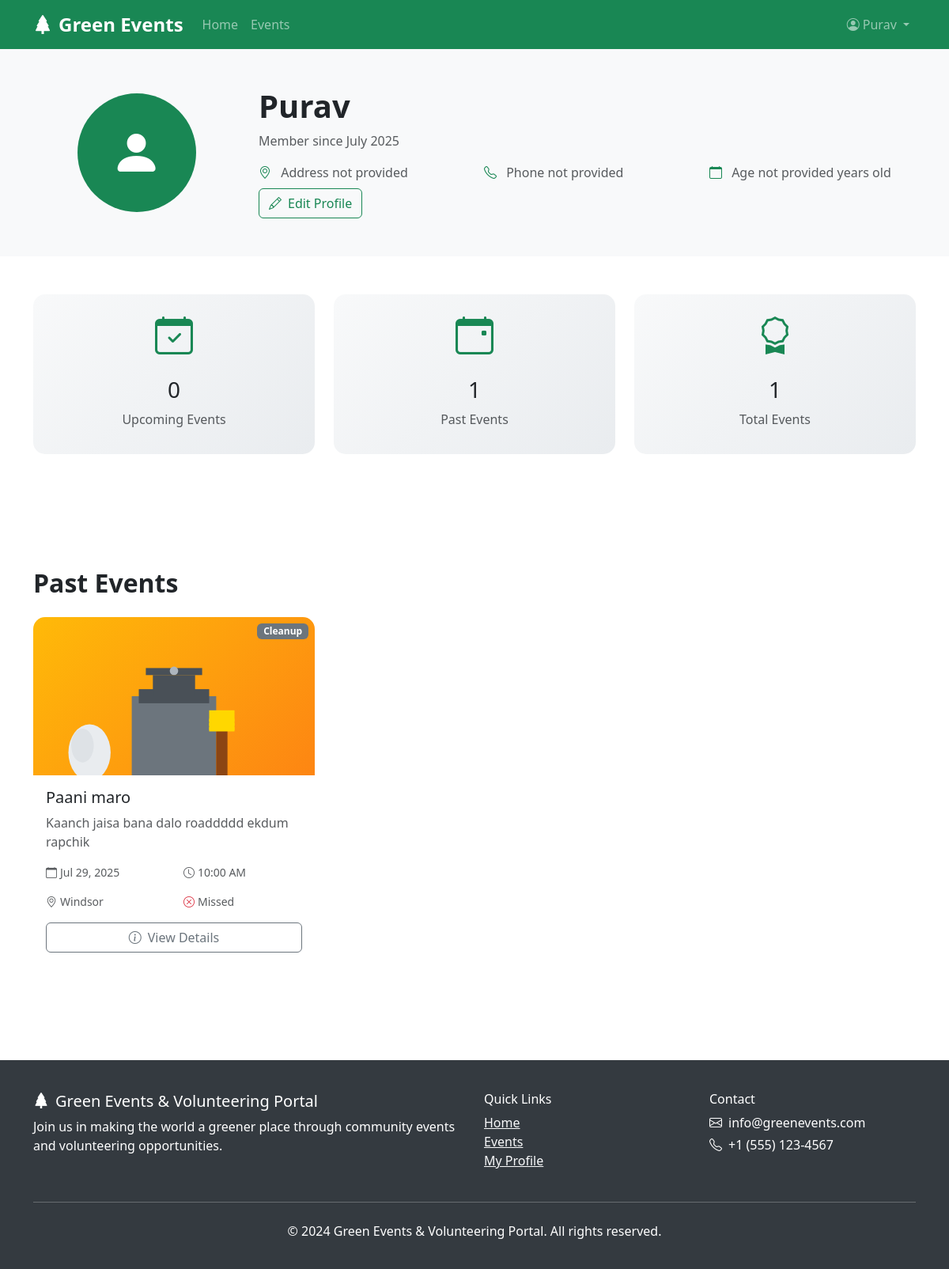
The page /profile/ (signed in) on the database as committed earlier.
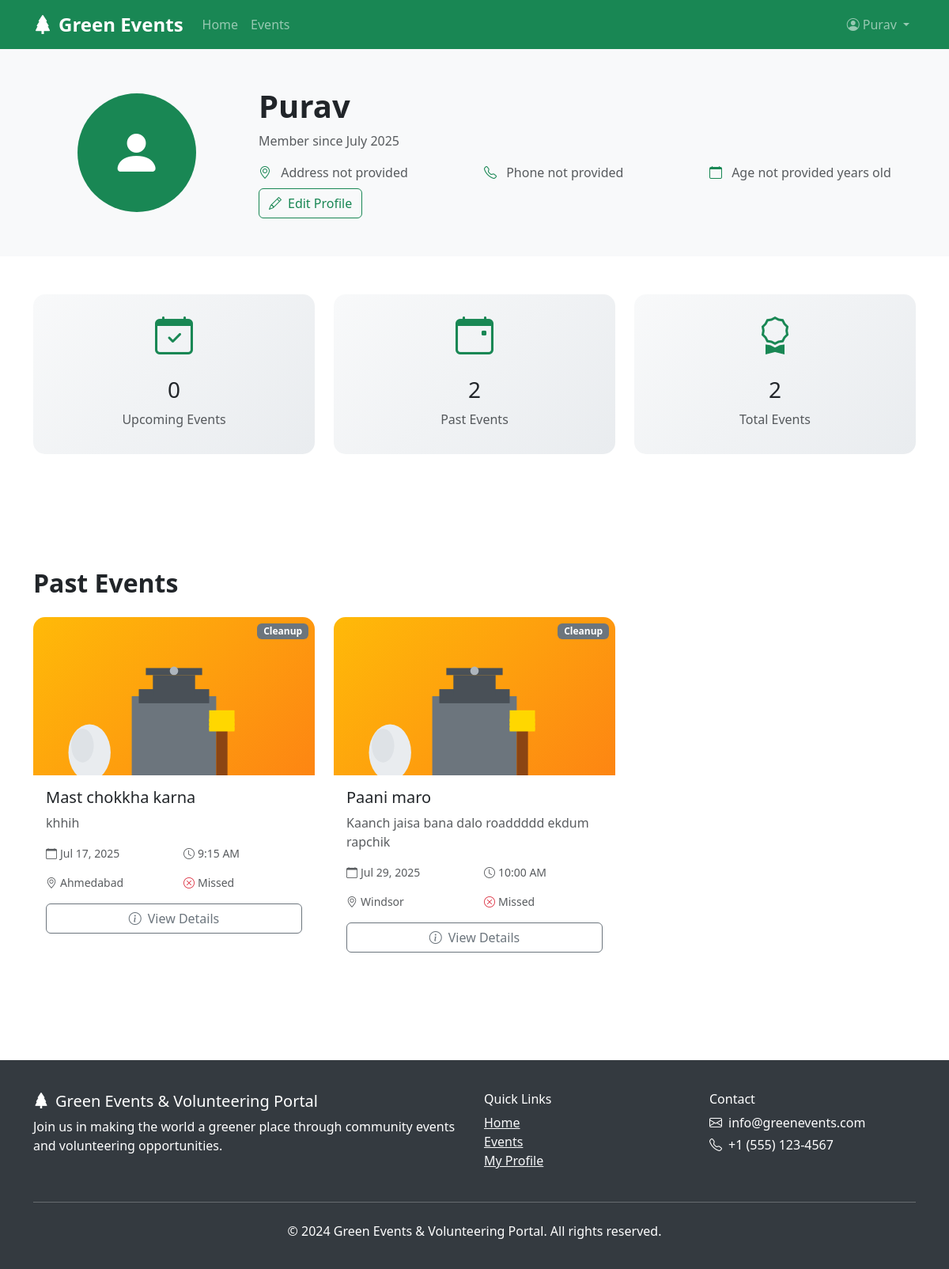
The same page on the database as committed later.
### GreenTech/models.py (models this page shows, shortened)
class EventRegistration(models.Model):
    event = models.ForeignKey(Event, on_delete=models.CASCADE)
    user = models.ForeignKey(User, on_delete=models.CASCADE)
    registered_at = models.DateTimeField(auto_now_add=True)
    attended = models.BooleanField(default=False)
    class Meta:
        unique_together = ['event', 'user']

class Event(models.Model):
    EVENT_TYPES = [
        ('tree_planting', 'Tree Planting'),
        ('cleanup', 'Cleanup'),
        ('recycling', 'Recycling'),
        ('education', 'Environmental Education'),
        ('conservation', 'Wildlife Conservation'),
        ('other', 'Other'),
    ]
    title = models.CharField(max_length=200)
    description = models.TextField()
    event_type = models.CharField(max_length=20, choices=EVENT_TYPES)
    location = models.CharField(max_length=200)
    latitude = models.DecimalField(max_digits=9, decimal_places=6, null=True, blank=True)
    longitude = models.DecimalField(max_digits=9, decimal_places=6, null=True, blank=True)
    date = models.DateField()
    start_time = models.TimeField()
    end_time = models.TimeField()
    max_participants = models.IntegerField(default=50)
    current_participants = models.IntegerField(default=0)
    organizer = models.ForeignKey(User, on_delete=models.CASCADE)
    created_at = models.DateTimeField(auto_now_add=True)
    updated_at = models.DateTimeField(auto_now=True)
    is_active = models.BooleanField(default=True)
    image = models.ImageField(upload_to='event_images/', null=True, blank=True)
    def get_event_image_url(self):
        if self.image:
            return self.image.url
        return get_event_type_image(self.event_type)

### GreenTech/views.py (the view)
# urls.py: path('profile/', views.user_profile, name='user_profile'),
@login_required(login_url='signin')
def user_profile(request):
    try:
        profile = UserProfile.objects.get(user=request.user)
    except UserProfile.DoesNotExist:
        profile = UserProfile.objects.create(user=request.user)
    registrations = EventRegistration.objects.filter(user=request.user).order_by('-registered_at')
    upcoming_registrations = registrations.filter(event__date__gte=date.today())
    past_registrations = registrations.filter(event__date__lt=date.today())
    context = {
        'profile': profile,
        'upcoming_registrations': upcoming_registrations,
        'past_registrations': past_registrations,
    }
    return render(request, "GreenTech/user_profile.html", context)

### GreenTech/utils.py (called while the page is built)
def get_event_type_image(event_type):
    event_type_images = {
        'tree_planting': '/static/images/event-types/tree-planting.svg',
        'cleanup': '/static/images/event-types/cleanup.svg',
        'recycling': '/static/images/event-types/recycling.svg',
        'education': '/static/images/event-types/education.svg',
        'conservation': '/static/images/event-types/conservation.svg',
        'other': '/static/images/event-types/other.svg',
    }
    return event_type_images.get(event_type, event_type_images['other'])

### templates/GreenTech/user_profile.html (shortened to what the changed rows need)
{% extends 'GreenTech/base.html' %}
{% block content %}
<section class="py-5 bg-light">
    <div class="container">
        <div class="row align-items-center">
            <div class="col-md-9">
                <h1 class="fw-bold">{{ user.get_full_name|default:user.username }}</h1>
            </div>
        </div>
    </div>
</section>
<section class="py-5">
    <div class="container">
        <div class="row text-center mb-5">
            <div class="col-md-4">
                <div class="card stats-card h-100">
                    <div class="card-body">
                        <i class="bi bi-calendar-event text-success" style="font-size: 3rem;"></i>
                        <h3 class="mt-3">{{ past_registrations.count }}</h3>
                        <p class="text-muted">Past Events</p>
                    </div>
                </div>
            </div>
            <div class="col-md-4">
                <div class="card stats-card h-100">
                    <div class="card-body">
                        <i class="bi bi-award text-success" style="font-size: 3rem;"></i>
                        <h3 class="mt-3">{{ past_registrations.count|add:upcoming_registrations.count }}</h3>
                        <p class="text-muted">Total Events</p>
                    </div>
                </div>
            </div>
        </div>
    </div>
</section>
{% if past_registrations %}
<section class="py-5">
    <div class="container">
        <h2 class="fw-bold mb-4">Past Events</h2>
        <div class="row">
            {% for registration in past_registrations %}
                <div class="col-lg-4 col-md-6 mb-4">
                    <div class="card event-card h-100">
                        <div class="card-img-top position-relative" style="height: 200px; overflow: hidden;">
                            {% if registration.event.image %}
                                <img src="{{ registration.event.image.url }}" class="w-100 h-100" alt="{{ registration.event.title }}" style="object-fit: cover;">
                            {% else %}
                                <img src="{{ registration.event.get_event_image_url }}" class="w-100 h-100" alt="{{ registration.event.title }}" style="object-fit: cover;">
                            {% endif %}
                            <span class="badge bg-secondary position-absolute top-0 end-0 m-2 event-type-badge">
                                {{ registration.event.get_event_type_display }}
                            </span>
                        </div>
                        <div class="card-body">
                            <h5 class="card-title">{{ registration.event.title }}</h5>
                            <p class="card-text text-muted">{{ registration.event.description|truncatewords:15 }}</p>
                            <div class="row text-muted small mb-3">
                                <div class="col-6">
                                    <i class="bi bi-calendar me-1"></i>{{ registration.event.date|date:"M d, Y" }}
                                </div>
                                <div class="col-6">
                                    <i class="bi bi-clock me-1"></i>{{ registration.event.start_time|time:"g:i A" }}
                                </div>
                            </div>
                            <div class="row text-muted small mb-3">
                                <div class="col-6">
                                    <i class="bi bi-geo-alt me-1"></i>{{ registration.event.location }}
                                </div>
                                <div class="col-6">
                                    {% if registration.attended %}
                                        <i class="bi bi-check-circle text-success me-1"></i>Attended
                                    {% else %}
                                        <i class="bi bi-x-circle text-danger me-1"></i>Missed
                                    {% endif %}
                                </div>
                            </div>
                            <div class="d-grid">
                                <a href="{% url 'event_detail' registration.event.id %}" class="btn btn-outline-secondary">
                                    <i class="bi bi-info-circle me-2"></i>View Details
                                </a>
                            </div>
                        </div>
                    </div>
                </div>
            {% endfor %}
        </div>
    </div>
</section>
{% endif %}
{% endblock %}

Rows that differ between the two databases and show on the page:
added EventRegistration: event.get_event_image_url (picture), event.event_type "Cleanup", event "Mast chokkha karna", event.description "khhih", event "Jul 17, 2025", event.start_time "9:15 AM", event.location "Ahmedabad", attended False (drawn)
Other text that changed with them:
{{ past_registrations.count }}: "1" → "2"
{{ past_registrations.count|add:upcoming_registrations.count }}: "1" → "2"
